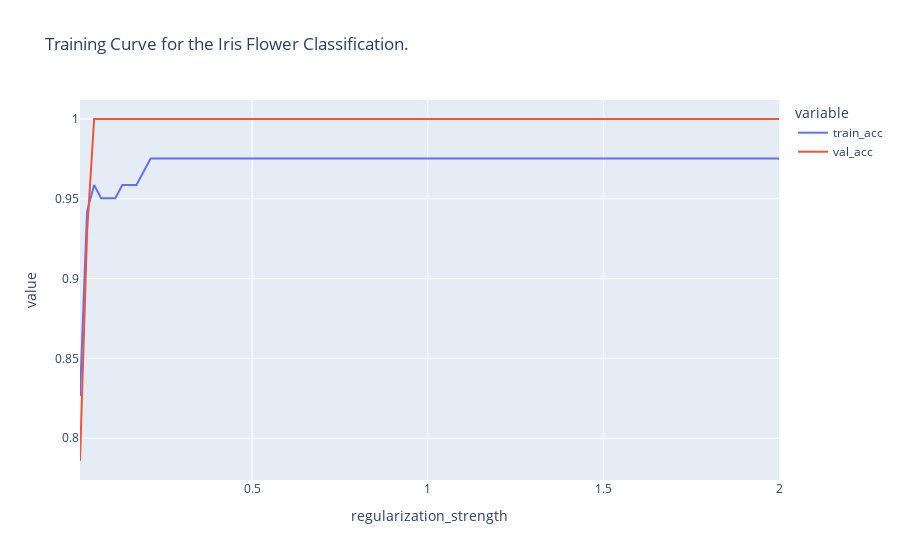

The code cell stored with this chart in its notebook:
### Markdown cell above
### **`SupportVectorClassifier`**

### Code cell
training = {
    "regularization_strength": np.linspace(0.01, 2, 100),
    "train_acc": [],
    "val_acc": []
}

for c in training["regularization_strength"]:
    svm_model = make_pipeline(
        preprocessing, SVC(C=c, kernel="linear"))
    svm_model.fit(X_train, y_train)
    training["train_acc"].append(svm_model.score(X_train, y_train))
    training["val_acc"].append(svm_model.score(X_val, y_val))
    
training_df = pd.DataFrame(training).set_index("regularization_strength")

fig = px.line(data_frame=training_df, title="Training Curve for the Iris Flower Classification.")
fig.show()
# ax = training_df.plot(linewidth=0.8, ax=ax, title="Training Curve for the Iris Flower Classification.", ylabel="Accuracy Score")

### Figure 1 — Plotly figure (JSON) as saved in the notebook; plotly's stock layout.template omitted (floating-point values rounded to 4 significant figures)
{"data": [{"hovertemplate": "variable=train_acc<br>regularization_strength=%{x}<br>value=%{y}<extra></extra>", "legendgroup": "train_acc", "line": {"color": "#636efa", "dash": "solid"}, "marker": {"symbol": "circle"}, "mode": "lines", "name": "train_acc", "orientation": "v", "showlegend": true, "type": "scatter", "x": [0.01, 0.0301, 0.0502, 0.0703, 0.0904, 0.1105, 0.1306, 0.1507, 0.1708, 0.1909, 0.211, 0.2311, 0.2512, 0.2713, 0.2914, 0.3115, 0.3316, 0.3517, 0.3718, 0.3919, 0.412, 0.4321, 0.4522, 0.4723, 0.4924, 0.5125, 0.5326, 0.5527, 0.5728, 0.5929, 0.613, 0.6331, 0.6532, 0.6733, 0.6934, 0.7135, 0.7336, 0.7537, 0.7738, 0.7939, 0.814, 0.8341, 0.8542, 0.8743, 0.8944, 0.9145, 0.9346, 0.9547, 0.9748, 0.9949, 1.015, 1.035, 1.055, 1.075, 1.095, 1.116, 1.136, 1.156, 1.176, 1.196, 1.216, 1.236, 1.256, 1.276, 1.296, 1.317, 1.337, 1.357, 1.377, 1.397, 1.417, 1.437, 1.457, 1.477, 1.497, 1.518, 1.538, 1.558, 1.578, 1.598, 1.618, 1.638, 1.658, 1.678, 1.698, 1.719, 1.739, 1.759, 1.779, 1.799, 1.819, 1.839, 1.859, 1.879, 1.899, 1.92, 1.94, 1.96, 1.98, 2], "xaxis": "x", "y": [0.8264, 0.9421, 0.9587, 0.9504, 0.9504, 0.9504, 0.9587, 0.9587, 0.9587, 0.9669, 0.9752, 0.9752, 0.9752, 0.9752, 0.9752, 0.9752, 0.9752, 0.9752, 0.9752, 0.9752, 0.9752, 0.9752, 0.9752, 0.9752, 0.9752, 0.9752, 0.9752, 0.9752, 0.9752, 0.9752, 0.9752, 0.9752, 0.9752, 0.9752, 0.9752, 0.9752, 0.9752, 0.9752, 0.9752, 0.9752, 0.9752, 0.9752, 0.9752, 0.9752, 0.9752, 0.9752, 0.9752, 0.9752, 0.9752, 0.9752, 0.9752, 0.9752, 0.9752, 0.9752, 0.9752, 0.9752, 0.9752, 0.9752, 0.9752, 0.9752, 0.9752, 0.9752, 0.9752, 0.9752, 0.9752, 0.9752, 0.9752, 0.9752, 0.9752, 0.9752, 0.9752, 0.9752, 0.9752, 0.9752, 0.9752, 0.9752, 0.9752, 0.9752, 0.9752, 0.9752, 0.9752, 0.9752, 0.9752, 0.9752, 0.9752, 0.9752, 0.9752, 0.9752, 0.9752, 0.9752, 0.9752, 0.9752, 0.9752, 0.9752, 0.9752, 0.9752, 0.9752, 0.9752, 0.9752, 0.9752], "yaxis": "y"}, {"hovertemplate": "variable=val_acc<br>regularization_strength=%{x}<br>value=%{y}<extra></extra>", "legendgroup": "val_acc", "line": {"color": "#EF553B", "dash": "solid"}, "marker": {"symbol": "circle"}, "mode": "lines", "name": "val_acc", "orientation": "v", "showlegend": true, "type": "scatter", "x": [0.01, 0.0301, 0.0502, 0.0703, 0.0904, 0.1105, 0.1306, 0.1507, 0.1708, 0.1909, 0.211, 0.2311, 0.2512, 0.2713, 0.2914, 0.3115, 0.3316, 0.3517, 0.3718, 0.3919, 0.412, 0.4321, 0.4522, 0.4723, 0.4924, 0.5125, 0.5326, 0.5527, 0.5728, 0.5929, 0.613, 0.6331, 0.6532, 0.6733, 0.6934, 0.7135, 0.7336, 0.7537, 0.7738, 0.7939, 0.814, 0.8341, 0.8542, 0.8743, 0.8944, 0.9145, 0.9346, 0.9547, 0.9748, 0.9949, 1.015, 1.035, 1.055, 1.075, 1.095, 1.116, 1.136, 1.156, 1.176, 1.196, 1.216, 1.236, 1.256, 1.276, 1.296, 1.317, 1.337, 1.357, 1.377, 1.397, 1.417, 1.437, 1.457, 1.477, 1.497, 1.518, 1.538, 1.558, 1.578, 1.598, 1.618, 1.638, 1.658, 1.678, 1.698, 1.719, 1.739, 1.759, 1.779, 1.799, 1.819, 1.839, 1.859, 1.879, 1.899, 1.92, 1.94, 1.96, 1.98, 2], "xaxis": "x", "y": [0.7857, 0.9286, 1, 1, 1, 1, 1, 1, 1, 1, 1, 1, 1, 1, 1, 1, 1, 1, 1, 1, 1, 1, 1, 1, 1, 1, 1, 1, 1, 1, 1, 1, 1, 1, 1, 1, 1, 1, 1, 1, 1, 1, 1, 1, 1, 1, 1, 1, 1, 1, 1, 1, 1, 1, 1, 1, 1, 1, 1, 1, 1, 1, 1, 1, 1, 1, 1, 1, 1, 1, 1, 1, 1, 1, 1, 1, 1, 1, 1, 1, 1, 1, 1, 1, 1, 1, 1, 1, 1, 1, 1, 1, 1, 1, 1, 1, 1, 1, 1, 1], "yaxis": "y"}], "layout": {"autosize": true, "legend": {"title": {"text": "variable"}, "tracegroupgap": 0}, "title": {"text": "Training Curve for the Iris Flower Classification."}, "xaxis": {"anchor": "y", "autorange": true, "domain": [0, 1], "range": [0.01, 2], "title": {"text": "regularization_strength"}, "type": "linear"}, "yaxis": {"anchor": "x", "autorange": true, "domain": [0, 1], "range": [0.7738, 1.012], "title": {"text": "value"}, "type": "linear"}}}
